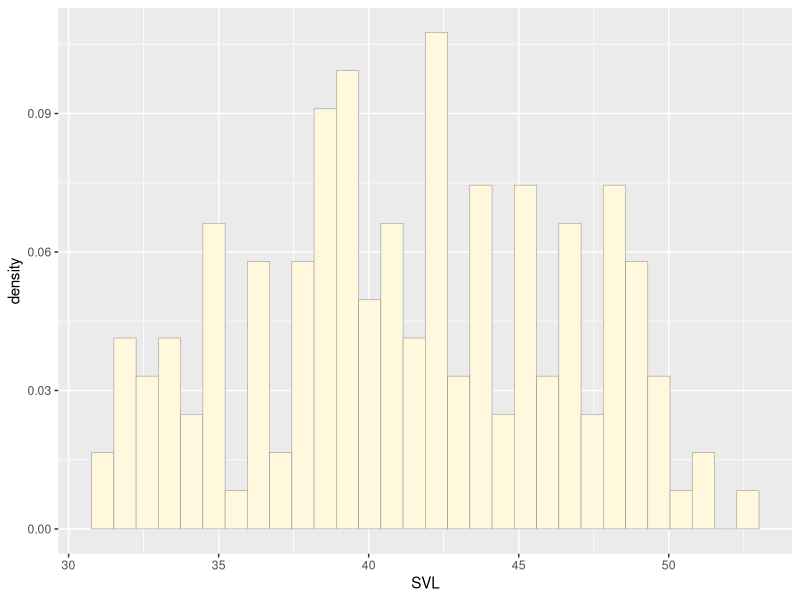
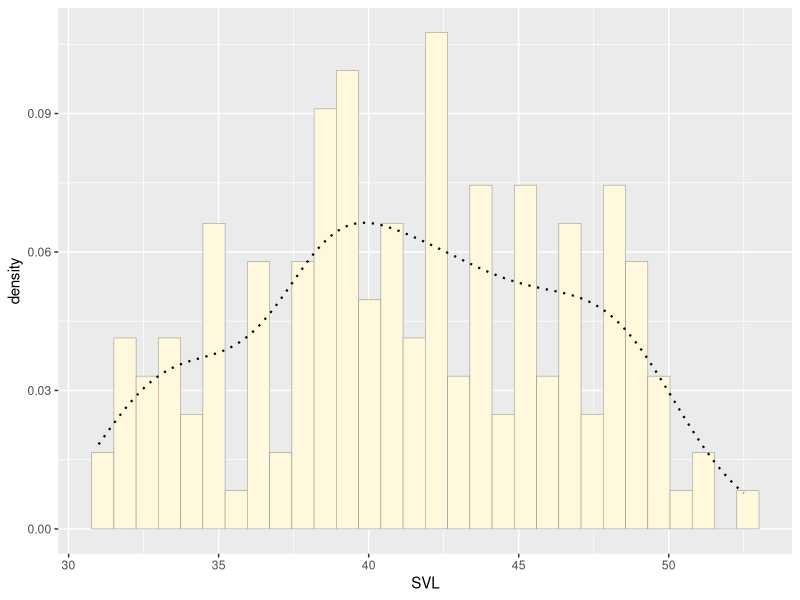
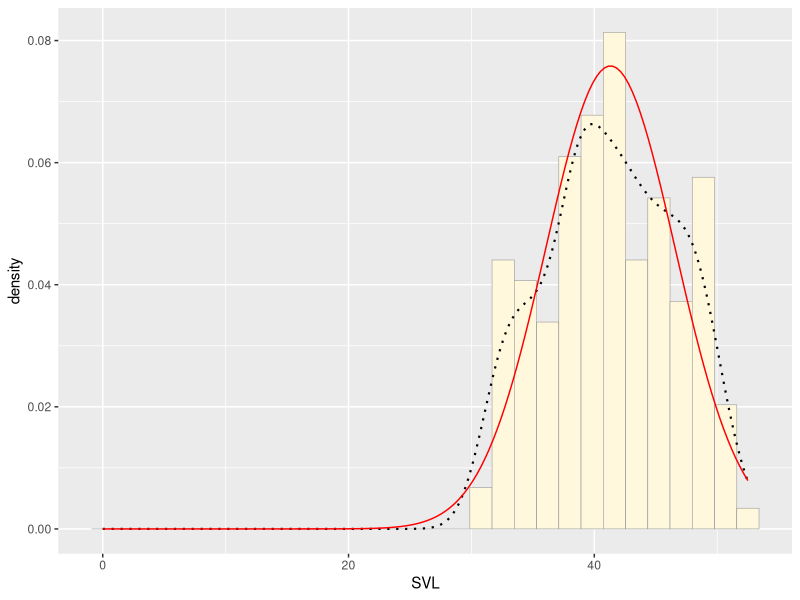
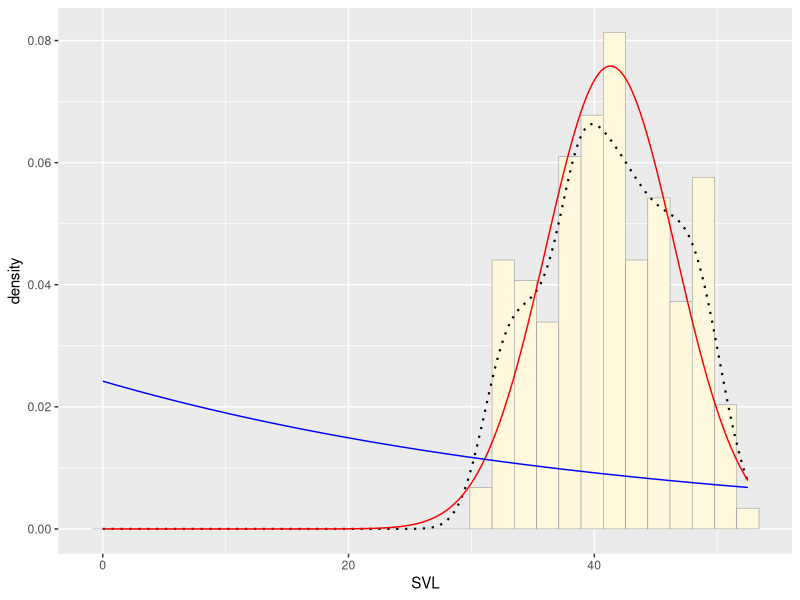
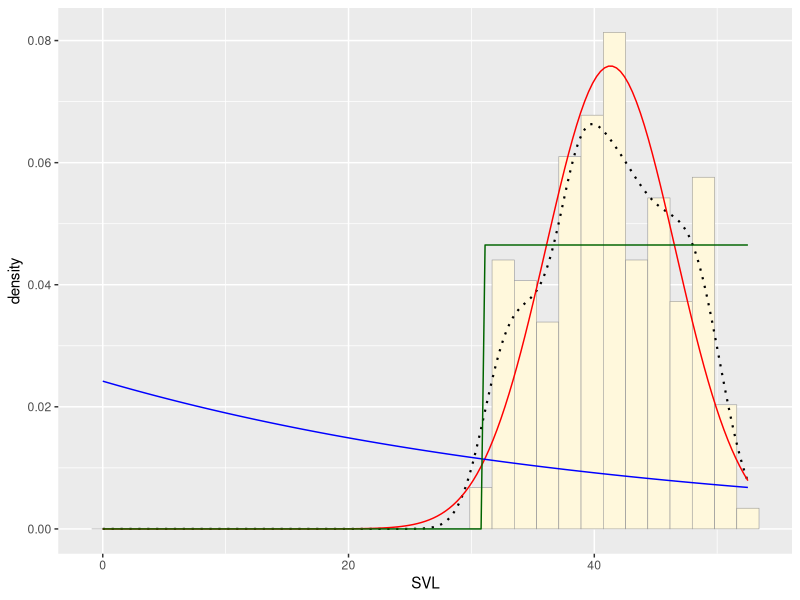
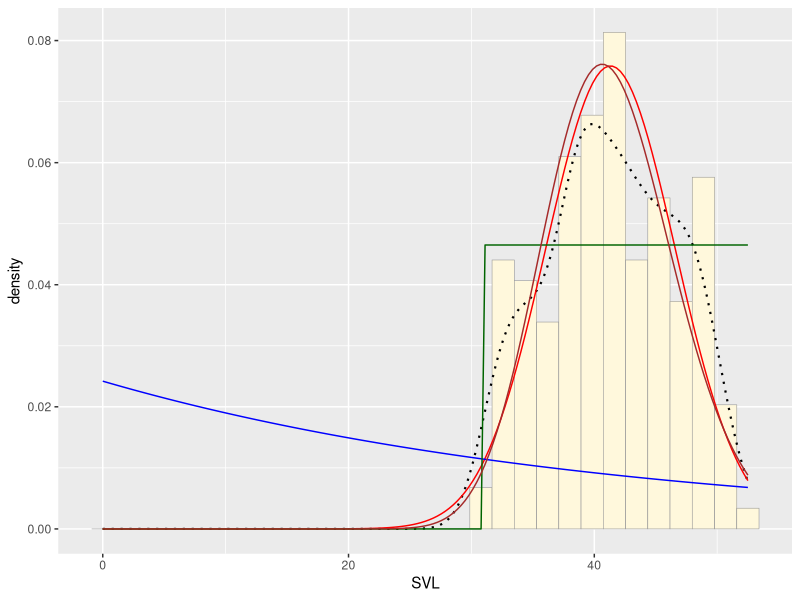
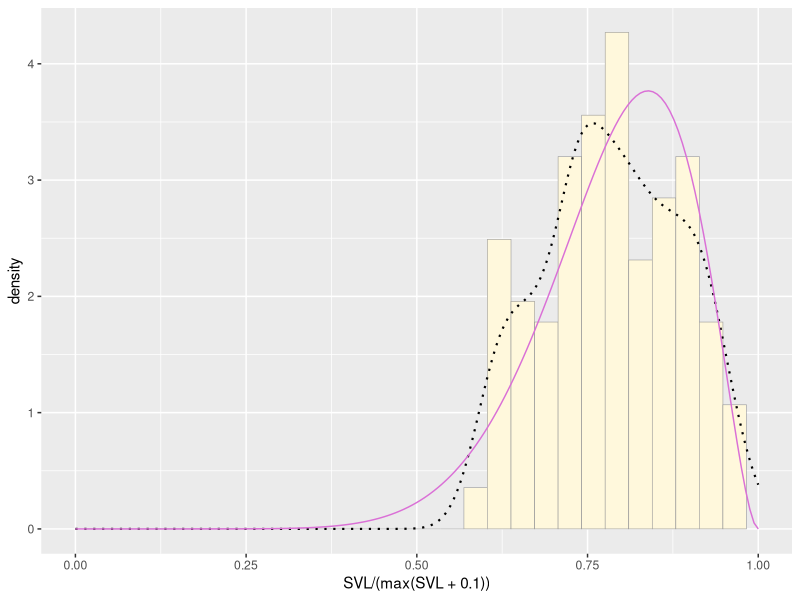
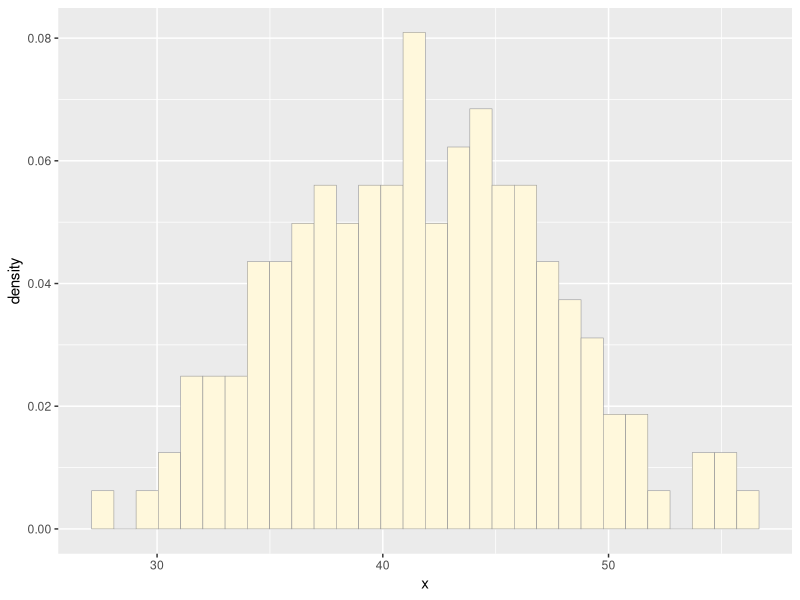

The R script that drew these images, in order:
## ---- chunk 1
knitr::opts_chunk$set(echo = TRUE)
## ---- chunk 2
library(ggplot2) # for graphics
library(MASS) # for maximum likelihood estimation

# I used this data first then commented it out so I could use my own data. 

# z <- rnorm(n=3000,mean=0.2)
# z <- data.frame(1:3000,z)
# names(z) <- list("ID","myVar")
# z <- z[z$myVar>0,]
# str(z)
# summary(z$myVar)

# The data I chose for this assignment was the snout to vent lengths of salamanders measured during a research project at Murray State University. 

# First I found the path to my data to bring it into the markdown file.
z <- read.table(file="mysalamanderdata.csv",header=TRUE,sep=",")
str(z)
summary(z)
## ---- chunk 3
# This chunk of code generates a histogram with the SVL data on the x axis and the density of the different SVL values on the y axis. The color is cornsilk and the border is gray60.
p1 <- ggplot(data=z, aes(x=SVL, y=..density..)) +
  geom_histogram(color="grey60",fill="cornsilk",size=0.2) 
print(p1)
## ---- chunk 4
# Adding a dotted line to show empirical density. 
p1 <-  p1 +  geom_density(linetype="dotted",size=0.75)
print(p1)
## ---- chunk 5
normPars <- fitdistr(z$SVL,"normal")
print(normPars)
str(normPars)
normPars$estimate["mean"] # note structure of getting a named attribute
## ---- chunk 6
meanML <- normPars$estimate["mean"]
sdML <- normPars$estimate["sd"]

xval <- seq(0,max(z$SVL),len=length(z$SVL))

stat <- stat_function(aes(x = xval, y = ..y..), fun = dnorm, colour="red", n = length(z$SVL), args = list(mean = meanML, sd = sdML))
 p1 + stat
## ---- chunk 7
expoPars <- fitdistr(z$SVL,"exponential")
rateML <- expoPars$estimate["rate"]

stat2 <- stat_function(aes(x = xval, y = ..y..), fun = dexp, colour="blue", n = length(z$SVL), args = list(rate=rateML))
 p1 + stat + stat2
## ---- chunk 8
stat3 <- stat_function(aes(x = xval, y = ..y..), fun = dunif, colour="darkgreen", n = length(z$SVL), args = list(min=min(z$SVL), max=max(z$SVL)))
 p1 + stat + stat2 + stat3
## ---- chunk 9
gammaPars <- fitdistr(z$SVL,"gamma")
shapeML <- gammaPars$estimate["shape"]
rateML <- gammaPars$estimate["rate"]

stat4 <- stat_function(aes(x = xval, y = ..y..), fun = dgamma, colour="brown", n = length(z$SVL), args = list(shape=shapeML, rate=rateML))
 p1 + stat + stat2 + stat3 + stat4
## ---- chunk 10
pSpecial <- ggplot(data=z, aes(x=SVL/(max(SVL + 0.1)), y=..density..)) +
  geom_histogram(color="grey60",fill="cornsilk",size=0.2) + 
  xlim(c(0,1)) +
  geom_density(size=0.75,linetype="dotted")

betaPars <- fitdistr(x=z$SVL/max(z$SVL + 0.1),start=list(shape1=1,shape2=2),"beta")
shape1ML <- betaPars$estimate["shape1"]
shape2ML <- betaPars$estimate["shape2"]

statSpecial <- stat_function(aes(x = xval, y = ..y..), fun = dbeta, colour="orchid", n = length(z$SVL), args = list(shape1=shape1ML,shape2=shape2ML))
pSpecial + statSpecial
## ---- chunk 11
# Max likelihood parameters from gamma distribution

shapeML <- gammaPars$estimate["shape"]
rateML <- gammaPars$estimate["rate"]

# Make a data frame that is the same length as my salamander data
x <- rgamma(n= length(z$SVL), shape = 61.31629, rate = 1.484091)
d <- seq(1:length(x))

w <- data.frame(x,d)
print(w)

# Make a histogram
p1 <- ggplot(data=w, aes(x=x, y=..density..)) +
  geom_histogram(color="grey60",fill="cornsilk",size=0.2) 
print(p1)

# Add gamma distribution
gammaPars <- fitdistr(z$SVL,"gamma")
shapeML <- gammaPars$estimate["shape"]
rateML <- gammaPars$estimate["rate"]

new_gamma <- stat_function(aes(x = x, y = ..y..), fun = dgamma, colour="brown", n = nrow(w), args = list(shape=shapeML, rate=rateML))
print(p1+new_gamma)

# Fresh histogram of original salamander data
p1 <- ggplot(data=z, aes(x=SVL, y=..density..)) +
  geom_histogram(color="grey60",fill="cornsilk",size=0.2) 

gammaPars <- fitdistr(z$SVL,"gamma")
shapeML <- gammaPars$estimate["shape"]
rateML <- gammaPars$estimate["rate"]

stat4 <- stat_function(aes(x = xval, y = ..y..), fun = dgamma, colour="brown", n = length(z$SVL), args = list(shape=shapeML, rate=rateML))
 p1 + stat4
 
# I don't know why the model is creating an x-axis that goes all the way to zero for some plots, and for others the axis starts at a higher value. 
